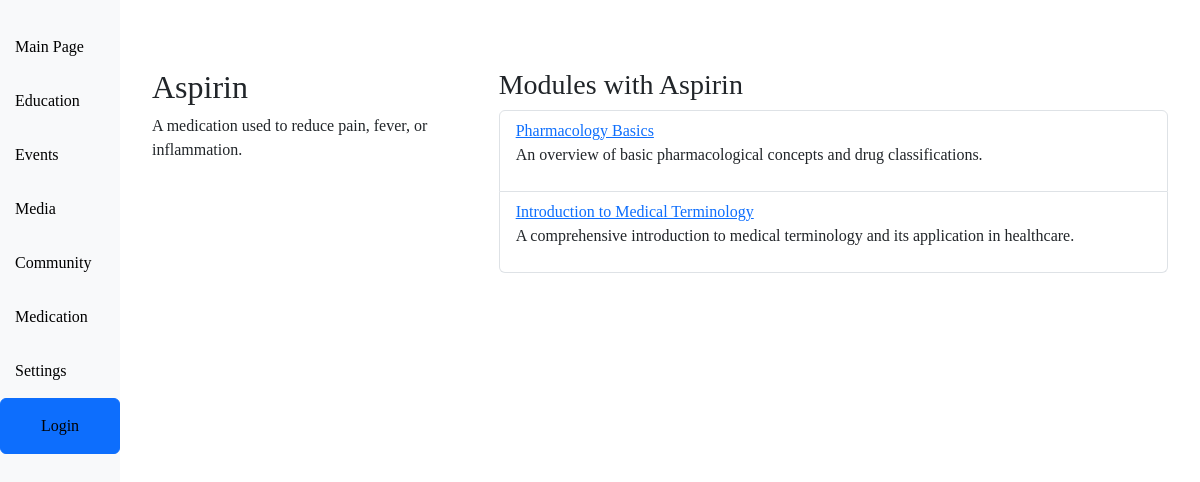
Page /courses/drug/1/ on the committed database.
### courses/models.py (models this page shows, shortened)
class Drug(models.Model):
    name = models.CharField(max_length=255)
    image = models.ImageField(upload_to=get_timestamp_upload_to, blank=True, null=True)
    description = models.TextField(blank=True, null=True)
    tags = models.ManyToManyField(Tag, related_name='drugs_tags', blank=True)

### modules/models.py (models this page shows, shortened)
class Module(models.Model):
    title = models.CharField(max_length=255)
    video = models.URLField(blank=True, null=True)
    image = models.ImageField(upload_to=get_timestamp_upload_to)
    description = models.TextField()
    speakers = models.ManyToManyField('courses.Speaker', related_name='modules_speakers', blank=True)
    drugs = models.ManyToManyField('courses.Drug', related_name='modules_drugs', blank=True)
    sponsor = models.ForeignKey('Sponsor', on_delete=models.SET_NULL, null=True, blank=True)
    attaches = models.ManyToManyField('courses.Attach', related_name='modules_attaches', blank=True)
    tags = models.ManyToManyField('courses.Tag', related_name='modules_tags', blank=True)
    disclaimer = models.TextField(blank=True, null=True)
    part_of_course = models.BooleanField(default=False)

### courses/views.py (the view)
# urls.py: path('drug/<int:pk>/', views.DrugDetailView.as_view(), name='drug_detail'),
class DrugDetailView(DetailView):
    model = Drug

### courses/templates/courses/drug_detail.html (shortened to what this page needs)
{% extends 'base.html' %}
{% load static %}
{% block content %}
    <div class="container mt-5">
        <div class="row">
            <div class="col-md-4">
                <h2>{{ drug.name }}</h2>
                <p>{{ drug.description }}</p>
            </div>
            <div class="col-md-8">
                <h3>Modules with {{ drug.name }}</h3>
                {% if drug.modules_drugs.exists %}
                    <ul class="list-group">
                        {% for module in drug.modules_drugs.all %}
                            <li class="list-group-item">
                                <a href="{% url 'courses:modules:detail' module.pk %}">
                                    {{ module.title }}
                                </a>
                                <p>{{ module.description|truncatewords:20 }}</p>
                            </li>
                        {% endfor %}
                    </ul>
                {% else %}
                    <p>No modules available for this drug.</p>
                {% endif %}
            </div>
        </div>
    </div>
{% endblock %}

### static/base.css (style rules this page uses)
body { --sidebar-width: 10%; font-family: 'Consolas', serif; }

### rows in the picture
Drug: name "Aspirin", description "A medication used to reduce pain, fever, or inflammation."
Module: title "Pharmacology Basics", description "An overview of basic pharmacological concepts and drug classifications."
Module: title "Introduction to Medical Terminology", description "A comprehensive introduction to medical terminology and its application in healthcare."
